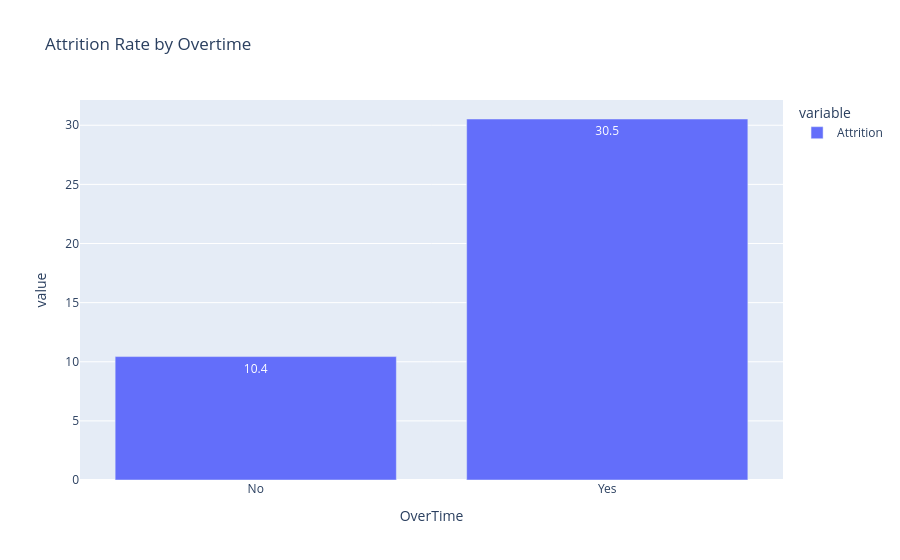

Notebook cell for this chart:
### Code cell
fig = px.bar(
    overtime_attrition,
    text_auto=".1f",
    title="Attrition Rate by Overtime"
)

fig.show()

### Figure 1 — Plotly figure (JSON) as saved in the notebook; plotly's stock layout.template omitted (floating-point values rounded to 4 significant figures)
{"data": [{"hovertemplate": "variable=Attrition<br>OverTime=%{x}<br>value=%{y}<extra></extra>", "legendgroup": "Attrition", "marker": {"color": "#636efa", "pattern": {"shape": ""}}, "name": "Attrition", "orientation": "v", "showlegend": true, "textposition": "auto", "texttemplate": "%{y:.1f}", "type": "bar", "x": ["No", "Yes"], "xaxis": "x", "y": [10.44, 30.53], "yaxis": "y"}], "layout": {"barmode": "relative", "legend": {"title": {"text": "variable"}, "tracegroupgap": 0}, "title": {"text": "Attrition Rate by Overtime"}, "xaxis": {"anchor": "y", "domain": [0, 1], "title": {"text": "OverTime"}}, "yaxis": {"anchor": "x", "domain": [0, 1], "title": {"text": "value"}}}}
